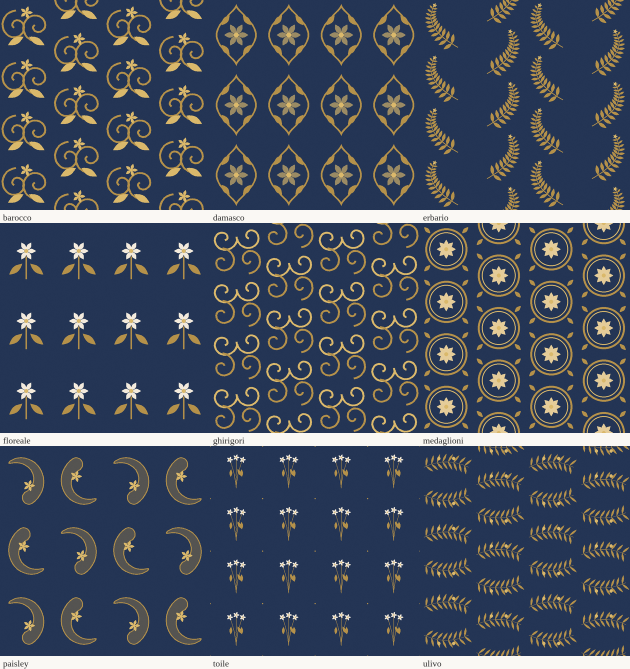
#> input picture anteprima-motivi-ornati.png, 1260 x 1338 px (shown at 1/2 size)
$ python perla-misura-stampa.py ../anteprima-motivi-ornati.png
#> lines starting #> are read from the running program, lines starting #| are printed output that depends on the picture
#> in main, im is the input picture: PIL image 1260x1338 RGB; mean R, G, B 67.4, 77.1, 94.6
#!/usr/bin/env python3
# -*- coding: utf-8 -*-
"""Misura un file di stampa con lo stesso metro usato per la diagnosi.

Due numeri, due difetti diversi:

  NITIDEZZA   deviazione standard del filtro dei bordi su un ritaglio centrale
              a risoluzione piena. Bassa = ingrandito da un originale piccolo.
              Bersaglio: >= 50,9, la mediana dei file nativi del catalogo
              (collari 7169x315, ciotole 6496x803, guinzagli 12389x219).
              Le bandane ingrandite stavano a 10,4.

  GIUNTA      rapporto fra il salto massimo e il salto medio da una colonna
              alla successiva. Dove due moduli si accostano male c'e' un
              gradino, e il massimo schizza sopra la media.
              Bersaglio: < 2x. Le prove di affiancamento fallite stavano a
              3,1x; la fascia EU buona a 1,6x.

Un avvertimento, imparato sbagliando: questi numeri NON vedono un marchio
specchiato. La ripetizione a specchio segnava 69,5 di nitidezza e giunta
perfetta, e la scritta si leggeva "AIJATI AA ITALIA". Le immagini vanno
guardate, sempre.

    python3 tests/perla-misura-stampa.py file.png [altri.png ...]
"""
import os
import sys

from PIL import Image, ImageChops, ImageFilter, ImageStat

NITIDEZZA_MINIMA = 50.9
GIUNTA_MASSIMA = 2.0


def nitidezza(im):
    lato = min(700, im.width, im.height)
#> lato = 700
    c = im.crop((im.width // 2 - lato // 2, im.height // 2 - lato // 2,
                 im.width // 2 + lato // 2, im.height // 2 + lato // 2)).convert("L")
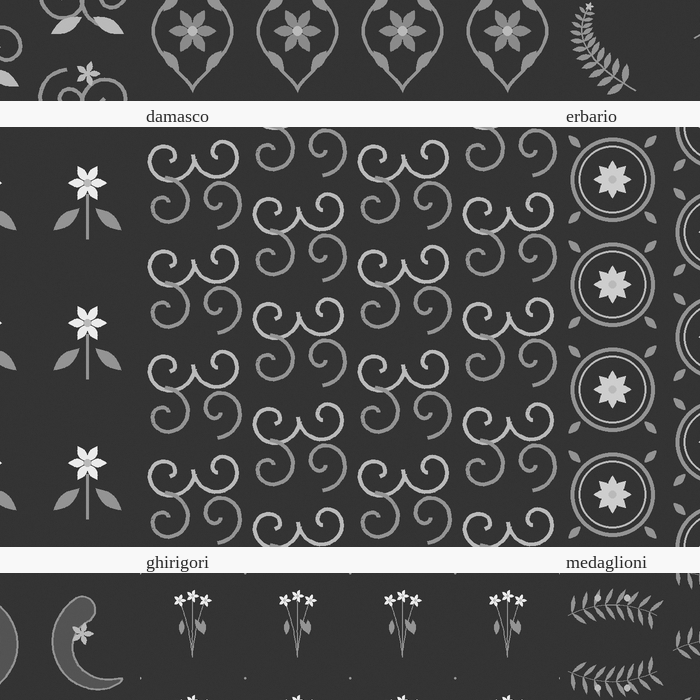
#> c: PIL image 700x700 L; min 23, max 254, mean 80
    return round(ImageStat.Stat(c.filter(ImageFilter.FIND_EDGES)).stddev[0], 1)


def giunta(im):
    g = im.convert("L")
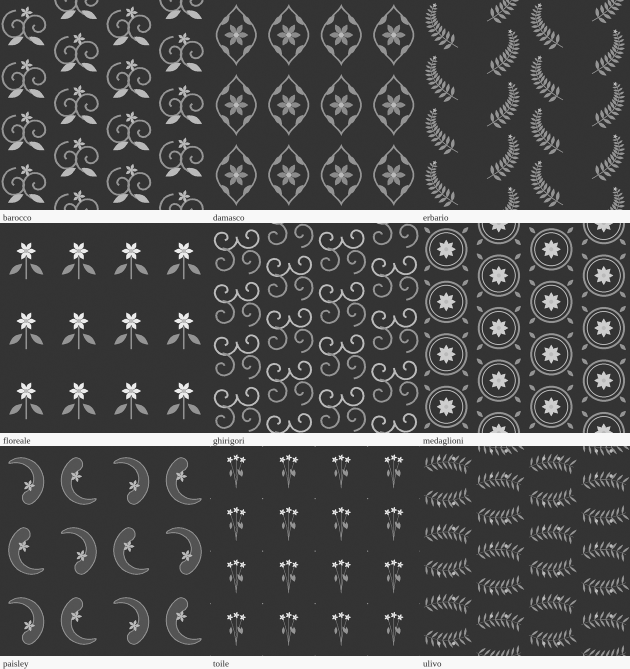
#> g: PIL image 1260x1338 L (shown at 1/2 size); min 23, max 254, mean 76.4
    if g.width < 3:
        return 0.0
    sx = g.crop((0, 0, g.width - 1, g.height))
    dx = g.crop((1, 0, g.width, g.height))
    diff = ImageChops.difference(sx, dx)
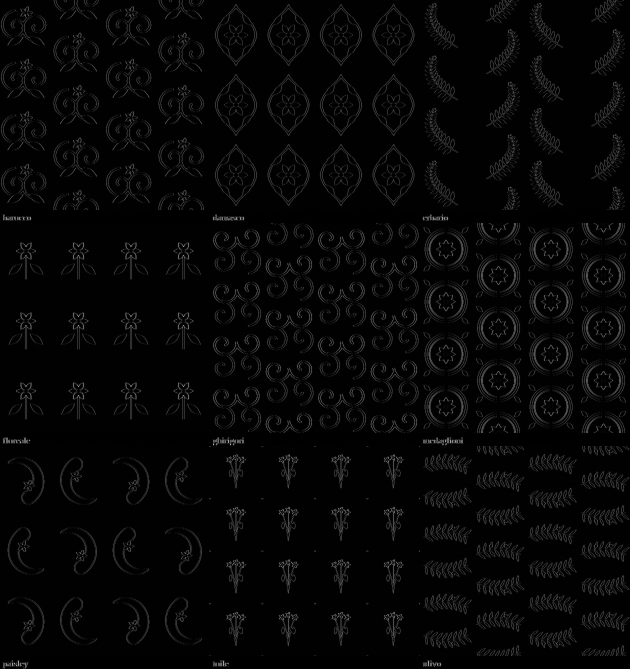
#> diff: PIL image 1259x1338 L (shown at 1/2 size); min 0, max 205, mean 6.2
    passo = max(1, diff.width // 900)
#> passo = 1
    col = [ImageStat.Stat(diff.crop((i, 0, i + 1, diff.height))).mean[0]
           for i in range(0, diff.width, passo)]
#> col = 1259 values, max 20.68 at index 681, min 0.675 at index 417, mean 6.21
    media = sum(col) / len(col)
#> media = 6.21
    return round(max(col) / media, 1) if media > 0.01 else 0.0


def main():
    ko = 0
    print("%-42s %10s %8s  %s" % ("FILE", "nitidezza", "giunta", "esito"))
    for p in sys.argv[1:]:
        im = Image.open(p).convert("RGB")
        n, s = nitidezza(im), giunta(im)
#> n = 57.5; s = 3.3
        buono = n >= NITIDEZZA_MINIMA and s < GIUNTA_MASSIMA
#> buono = False
        if not buono:
            ko += 1
        motivo = "" if buono else (" molle" if n < NITIDEZZA_MINIMA else "") + \
                                  (" giunta" if s >= GIUNTA_MASSIMA else "")
#> motivo = ' giunta'
        print("%-42s %10.1f %8.1f  %s%s" % (
            os.path.basename(p)[:42], n, s, "OK" if buono else "NO", motivo))
#| anteprima-motivi-ornati.png                      57.5      3.3  NO giunta
    print("\n%d su %d passano (nitidezza >= %.1f, giunta < %.1f)" %
          (len(sys.argv) - 1 - ko, len(sys.argv) - 1, NITIDEZZA_MINIMA, GIUNTA_MASSIMA))
#> (the run stopped early here; a loop or call above may not have finished)
